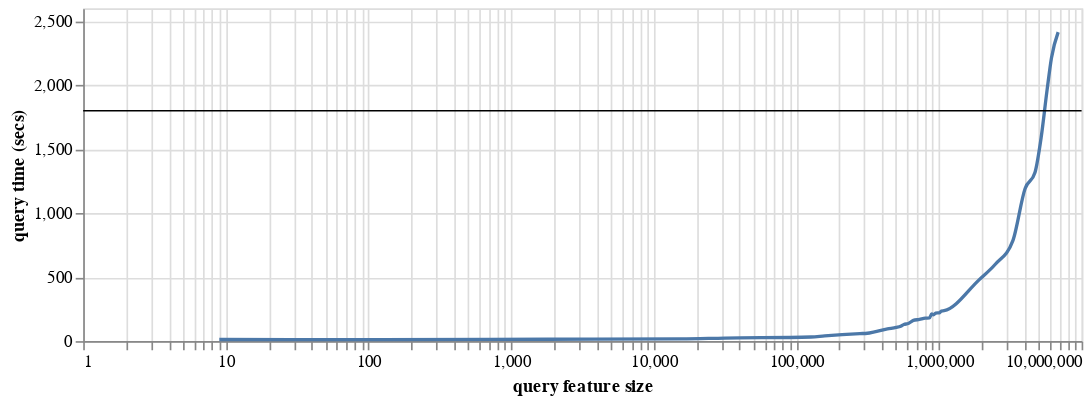

Write notebook code for a chart like this one.
### Code cell
chart = alt.Chart(source.query('depth == 4')).mark_line(interpolate="monotone").encode(
    x=alt.X("features:Q").title('query feature size').scale(type="log"),
    y=alt.Y("time:Q").title('query time (secs)')
).properties(
    width=600,
    height=200
)

line = alt.Chart(pd.DataFrame({'y': [1800]})).mark_rule().encode(y='y')
chart+line

### Figure 1 — Vega-Lite specification as saved in the notebook (floating-point values rounded to 4 significant figures)
{"config": {"view": {"continuousWidth": 300, "continuousHeight": 300}}, "layer": [{"data": {"name": "data-e74f1253950620b625ba632bd7e65f1d"}, "mark": {"type": "line", "interpolate": "monotone"}, "encoding": {"x": {"field": "features", "scale": {"type": "log"}, "title": "query feature size", "type": "quantitative"}, "y": {"field": "time", "title": "query time (secs)", "type": "quantitative"}}}, {"data": {"name": "data-ac20ffb6ef9eaa34d6d889e01cbbbf54"}, "mark": {"type": "rule"}, "encoding": {"y": {"field": "y", "type": "quantitative"}}}], "height": 200, "width": 600, "$schema": "https://vega.github.io/schema/vega-lite/v5.17.0.json", "datasets": {"data-e74f1253950620b625ba632bd7e65f1d": [{"radius": 0.005, "features": 9, "time": 12.46, "depth": 4}, {"radius": 0.008, "features": 29, "time": 12.1, "depth": 4}, {"radius": 0.01, "features": 119, "time": 11.91, "depth": 4}, {"radius": 0.03, "features": 1799, "time": 14.91, "depth": 4}, {"radius": 0.08, "features": 15699, "time": 17.0, "depth": 4}, {"radius": 0.1, "features": 31459, "time": 23.68, "depth": 4}, {"radius": 0.3, "features": 126783, "time": 32.17, "depth": 4}, {"radius": 0.4, "features": 158169, "time": 41.37, "depth": 4}, {"radius": 0.8, "features": 278941, "time": 59.02, "depth": 4}, {"radius": 1.0, "features": 314746, "time": 61.72, "depth": 4}, {"radius": 1.2, "features": 353157, "time": 73.12, "depth": 4}, {"radius": 1.5, "features": 435313, "time": 95.41, "depth": 4}, {"radius": 1.7, "features": 500709, "time": 106.8, "depth": 4}, {"radius": 1.8, "features": 538749, "time": 115.8, "depth": 4}, {"radius": 1.9, "features": 567288, "time": 130.3, "depth": 4}, {"radius": 2.0, "features": 610310, "time": 137.3, "depth": 4}, {"radius": 2.1, "features": 661312, "time": 161.6, "depth": 4}, {"radius": 2.2, "features": 729822, "time": 169.3, "depth": 4}, {"radius": 2.3, "features": 800599, "time": 179.5, "depth": 4}, {"radius": 2.4, "features": 857206, "time": 180.9, "depth": 4}, {"radius": 2.5, "features": 888812, "time": 212.1, "depth": 4}, {"radius": 2.6, "features": 915850, "time": 205.0, "depth": 4}, {"radius": 2.7, "features": 947773, "time": 218.7, "depth": 4}, {"radius": 2.8, "features": 977880, "time": 220.3, "depth": 4}, {"radius": 2.9, "features": 1004569, "time": 220.3, "depth": 4}, {"radius": 3.0, "features": 1038721, "time": 234.9, "depth": 4}, {"radius": 3.1, "features": 1086346, "time": 237.4, "depth": 4}, {"radius": 4.0, "features": 1908947, "time": 478.3, "depth": 4}, {"radius": 5.0, "features": 2482592, "time": 600.7, "depth": 4}, {"radius": 6.0, "features": 3297972, "time": 785.3, "depth": 4}, {"radius": 7.0, "features": 4019041, "time": 1192.0, "depth": 4}, {"radius": 8.0, "features": 4711558, "time": 1318.0, "depth": 4}, {"radius": 9.0, "features": 5204836, "time": 1591.0, "depth": 4}, {"radius": 10.0, "features": 5728332, "time": 1963.0, "depth": 4}, {"radius": 11.0, "features": 6146501, "time": 2213.0, "depth": 4}, {"radius": 12.0, "features": 6849220, "time": 2414.0, "depth": 4}], "data-ac20ffb6ef9eaa34d6d889e01cbbbf54": [{"y": 1800}]}}
